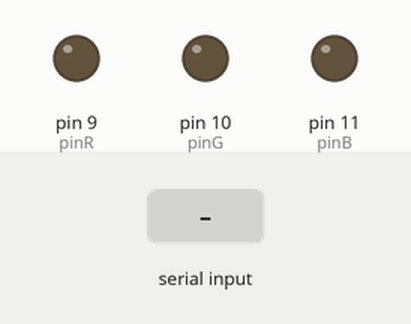
Recording of a sketch running on a simulated Arduino Uno, built with avr-gcc and run on an emulated ATmega328P. Parts: output pins drawn as LEDs (lit = HIGH). The test bench sets the inputs (shaded band). What the sketch prints to the serial monitor is not drawn.

Above: at 1.2 s.
1.3 s: "r" received over Serial
At 2.1 s:
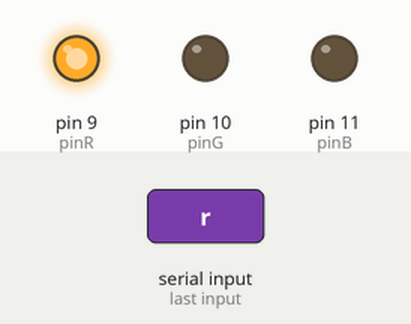
2.8 s: "g" received over Serial
At 3.3 s:
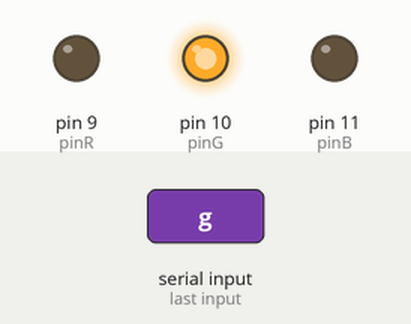
4.3 s: "b" received over Serial
At 5.5 s:
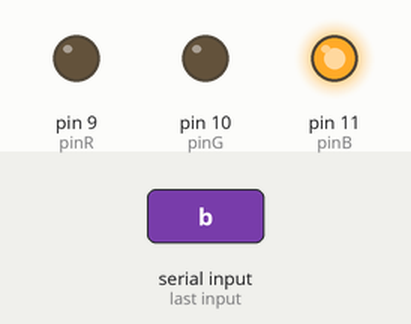
5.8 s: "c" received over Serial
At 6.7 s:
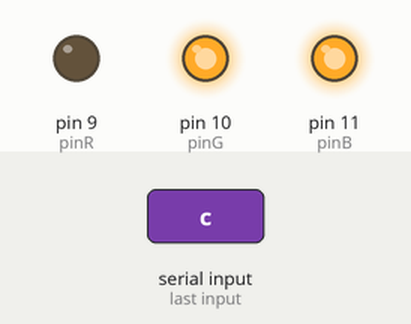
7.3 s: "m" received over Serial
At 7.9 s:
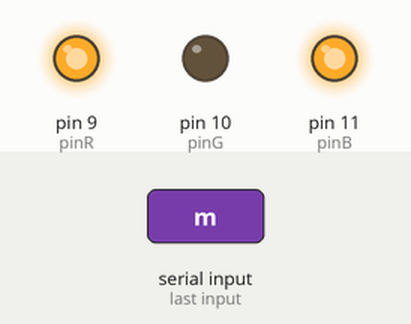
8.8 s: "y" received over Serial
At 10.2 s:
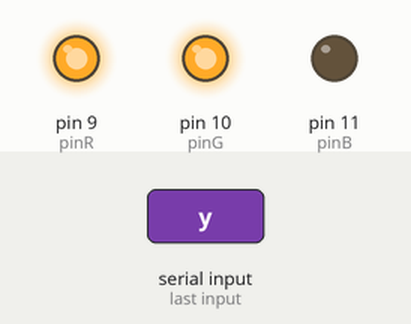
Timing chart, 0 to 11.3 s (numbered marks = the images above; inputs shaded):
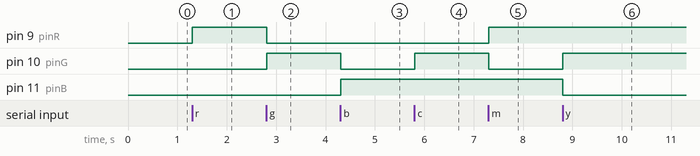

The sketch:

bodacious_juttuli_densor1.ino
```cpp
int const pinR = 9, pinG = 10, pinB = 11;
void setup()
{
  pinMode(pinR, OUTPUT);
  pinMode(pinG, OUTPUT);
  pinMode(pinB, OUTPUT);
  Serial.begin(9600);
}

void loop()
{
  char comando = Serial.read();
  Serial.println(comando);
  switch(comando){
  	case 'r':
        analogWrite(pinR, 255);
        analogWrite(pinG, 0);
        analogWrite(pinB, 0);
        break;
    case 'g':
        analogWrite(pinR, 0);
        analogWrite(pinG, 255);
        analogWrite(pinB, 0);
        break;
    case 'b':
        analogWrite(pinR, 0);
        analogWrite(pinG, 0);
        analogWrite(pinB, 255);
        break;
    case 'c':
        analogWrite(pinR, 0);
        analogWrite(pinG, 255);
        analogWrite(pinB, 255);
        break;
    case 'm':
        analogWrite(pinR, 255);
        analogWrite(pinG, 0);
        analogWrite(pinB, 255);
        break;
    case 'y':
          analogWrite(pinR, 255);
        analogWrite(pinG, 255);
        analogWrite(pinB, 0);
        break;
    case 'w':
          analogWrite(pinR, 255);
        analogWrite(pinG, 255);
        analogWrite(pinB, 255);
        break;
    case 'o':
          analogWrite(pinR, 0);
        analogWrite(pinG, 0);
        analogWrite(pinB, 0);
        break;
  }
}
```

Measured:
- after the input at 1.3 s, pin 9 (pinR): LOW → HIGH at once
- after the input at 2.8 s, pin 9 (pinR): HIGH → LOW at once; pin 10 (pinG): LOW → HIGH at once
- after the input at 4.3 s, pin 10 (pinG): HIGH → LOW at once; pin 11 (pinB): LOW → HIGH at once
- after the input at 5.8 s, pin 10 (pinG): LOW → HIGH at once
- after the input at 7.3 s, pin 9 (pinR): LOW → HIGH at once; pin 10 (pinG): HIGH → LOW at once
- after the input at 8.8 s, pin 10 (pinG): LOW → HIGH at once; pin 11 (pinB): HIGH → LOW at once
